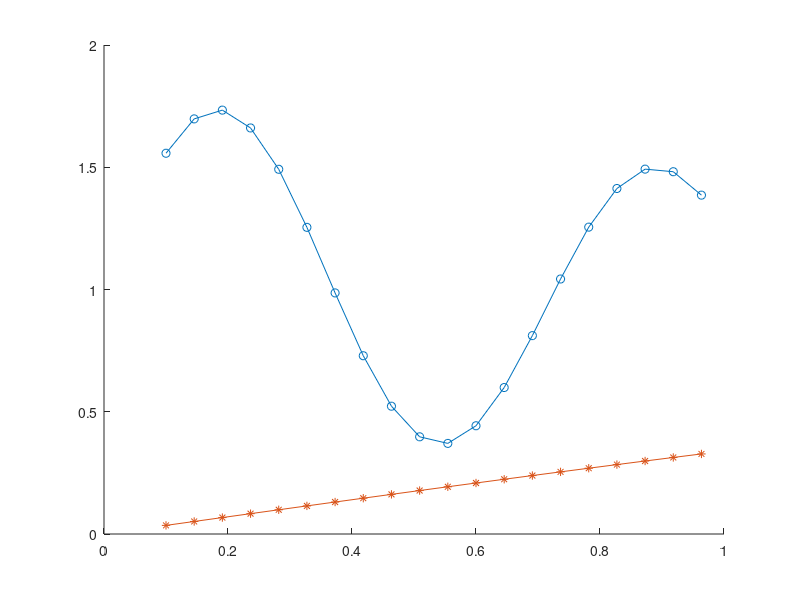

The MATLAB script that drew this image:
clc
clear
close all

hold on


x=0.1:1/22:1;

target = (1 + 0.6 * sin (2 * pi * x / 0.7)) + 0.3 * sin (2 * pi * x) / 2;

plot(x,target,'-o')

epoch=10000;
eta=0.1;

%pirmas sl.
w11_1=rand(1);
w21_1=rand(1);
b1_1=0;
b2_1=b1_1;

%antras sl.
w11_2=rand(1);
w21_2=rand(1);
b1_2=0;


%feedworard

for j=1:epoch
    for i=1:length(x)
        v1_1=x(i)*w11_1+b1_1;
        v2_1=x(i)*w21_1+b2_1;
    
        %aktyvacijos funkcija
        y1_1=tanh(v1_1);
        y2_1=tanh(v1_1);
    
        %2sl. weighted summ
        v1_2=y1_1 * w11_2 + y2_1 + w11_2 + b1_2;
    
        %isejino sluoknsio aktyvacija
        y1_2=v1_2;
    
        %tinklo isejimas
        target=y1_2;
    
        %klaida
        error=target(1)-target;
    
        %svorio atnaujinimas
        %isejimo
        delta1_2=error;
        %hidden
        delta1_1=(1-tanh(v1_1)^2)*delta1_2*w11_2;
        delta2_1=(1-tanh(v1_1)^2)*delta1_2*w21_2;
    
        %weight update
        %isejimo sluoksniai
        w11_2=w11_2*eta*delta1_2*y1_1;
        w12_2=w21_2*eta*delta2_1*y1_1;
        b1_2=b1_2*eta*delta1_2;
    
        %hidden layer svoriai
        w11_2=w11_2*eta*delta1_1*(x(i));
        w12_2=w12_2*eta*delta2_1*(x(i));
        b1_1=b1_1*eta*delta1_1;
        b1_2=b2_1*eta*delta2_1;
    end
end

x_naujas=0.1:1/22:1;
Y=zeros(1,length(x_naujas));

for i=1:length(x)
    v1_1=x(i)*w11_1+b1_1;
    v2_1=x(i)*w21_1+b2_1;

    %aktyvacijos funkcija
    y1_1=tanh(v1_1);
    y2_1=tanh(v1_1);

    %2sl. weighted summ
    v1_2=y1_1 * w11_2 + y2_1 + w12_2 + b1_2;

    %isejino sluoknsio aktyvacija
    y1_2=v1_2;

    %tinklo isejimas
    Y(i)= y1_2;
end

plot(x,Y,'-*')
